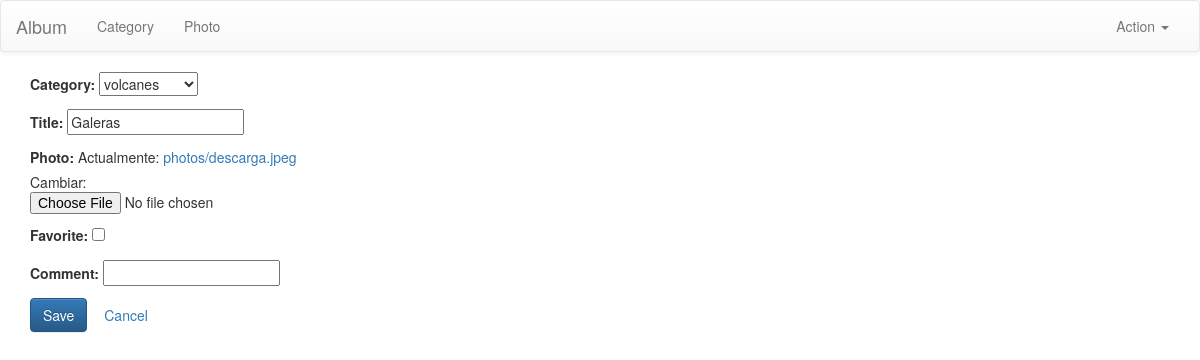
Before: /album/photo/1/update/ with the older database file.
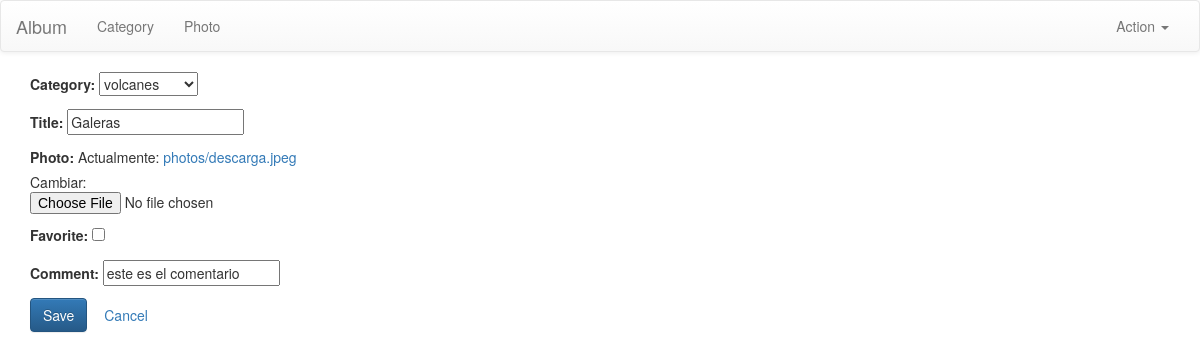
After: the same page with the newer database file.
### album/models.py (models this page shows, shortened)
class Photo(models.Model):
    category = models.ForeignKey('Category', on_delete=models.PROTECT )
    title = models.CharField(max_length=50, default='No title')
    photo = models.ImageField(upload_to='photos/')
    pub_date = models.DateField(auto_now_add=True)
    favorite = models.BooleanField(default=False)
    comment = models.CharField(max_length=200, blank=True)

### album/views.py (the view)
# urls.py: path('photo/<int:pk>/update/', views.PhotoUpdate.as_view(), name='photo-update'),
class PhotoUpdate(UpdateView):
	model = Photo
	fields = '__all__'

### album/models.py (called while the page is built)
    def __str__(self):
        return self.name

### album/templates/album/photo_form.html
{% extends "base.html" %}
{% block maincontent %}
    <form enctype="multipart/form-data" method="post">{% csrf_token %}
        {{ form.as_p }}
        <button type="submit" class="btn btn-primary">Save</button>
        <a class='btn' href="{% url 'photo-list' %}">Cancel</a>
    </form>
{% endblock maincontent%}

Changed rows visible on the page:
changed Photo "volcanes": comment (not shown) → "este es el comentario"
